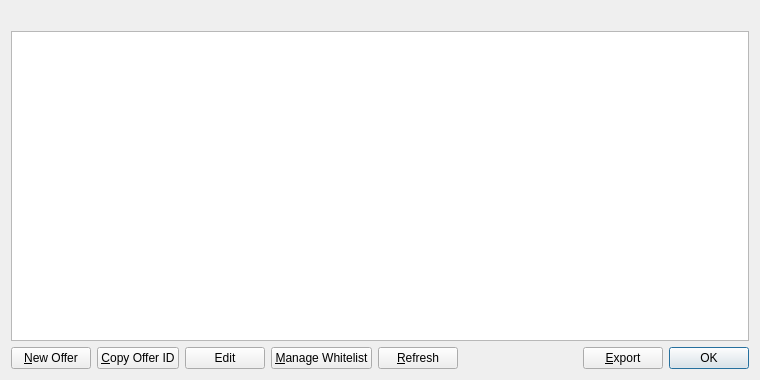
<?xml version="1.0" encoding="UTF-8"?>
<ui version="4.0">
 <class>MyOfferListPage</class>
 <widget class="QWidget" name="MyOfferListPage">
  <property name="geometry">
   <rect>
    <x>0</x>
    <y>0</y>
    <width>760</width>
    <height>380</height>
   </rect>
  </property>
  <property name="windowTitle">
   <string>My Offers</string>
  </property>
  <layout class="QVBoxLayout" name="verticalLayout">
   <item>
    <widget class="QLabel" name="labelExplanation">
     <property name="textFormat">
      <enum>Qt::PlainText</enum>
     </property>
     <property name="wordWrap">
      <bool>true</bool>
     </property>
    </widget>
   </item>
   <item>
    <widget class="QTableView" name="tableView">
     <property name="contextMenuPolicy">
      <enum>Qt::CustomContextMenu</enum>
     </property>
     <property name="toolTip">
      <string/>
     </property>
     <property name="tabKeyNavigation">
      <bool>false</bool>
     </property>
     <property name="alternatingRowColors">
      <bool>true</bool>
     </property>
     <property name="selectionMode">
      <enum>QAbstractItemView::SingleSelection</enum>
     </property>
     <property name="selectionBehavior">
      <enum>QAbstractItemView::SelectRows</enum>
     </property>
     <property name="sortingEnabled">
      <bool>true</bool>
     </property>
     <attribute name="verticalHeaderVisible">
      <bool>false</bool>
     </attribute>
    </widget>
   </item>
   <item>
    <layout class="QHBoxLayout" name="horizontalLayout">
     <item>
      <widget class="QPushButton" name="newOffer">
       <property name="toolTip">
        <string>&lt;html&gt;&lt;head/&gt;&lt;body&gt;&lt;p&gt;Create a new alias&lt;/p&gt;&lt;/body&gt;&lt;/html&gt;</string>
       </property>
       <property name="text">
        <string>&amp;New Offer</string>
       </property>
      </widget>
     </item>
     <item>
      <widget class="QPushButton" name="copyOffer">
       <property name="toolTip">
        <string>Copy the currently selected alias to the system clipboard</string>
       </property>
       <property name="text">
        <string>&amp;Copy Offer ID</string>
       </property>
      </widget>
     </item>
     <item>
      <widget class="QPushButton" name="editButton">
       <property name="text">
        <string>Edit</string>
       </property>
      </widget>
     </item>
     <item>
      <widget class="QPushButton" name="whitelistButton">
       <property name="text">
        <string>&amp;Manage Whitelist</string>
       </property>
      </widget>
     </item>
     <item>
      <widget class="QPushButton" name="refreshButton">
       <property name="maximumSize">
        <size>
         <width>16777215</width>
         <height>48</height>
        </size>
       </property>
       <property name="text">
        <string>&amp;Refresh</string>
       </property>
      </widget>
     </item>
     <item>
      <spacer name="horizontalSpacer">
       <property name="orientation">
        <enum>Qt::Horizontal</enum>
       </property>
       <property name="sizeHint" stdset="0">
        <size>
         <width>40</width>
         <height>20</height>
        </size>
       </property>
      </spacer>
     </item>
     <item>
      <widget class="QPushButton" name="exportButton">
       <property name="toolTip">
        <string>Export the data in the current tab to a file</string>
       </property>
       <property name="text">
        <string>&amp;Export</string>
       </property>
      </widget>
     </item>
     <item>
      <widget class="QDialogButtonBox" name="buttonBox">
       <property name="sizePolicy">
        <sizepolicy hsizetype="Maximum" vsizetype="Fixed">
         <horstretch>0</horstretch>
         <verstretch>0</verstretch>
        </sizepolicy>
       </property>
       <property name="standardButtons">
        <set>QDialogButtonBox::Ok</set>
       </property>
      </widget>
     </item>
    </layout>
   </item>
  </layout>
 </widget>
 <resources>
  <include location="../syscoin.qrc"/>
 </resources>
 <connections/>
</ui>
